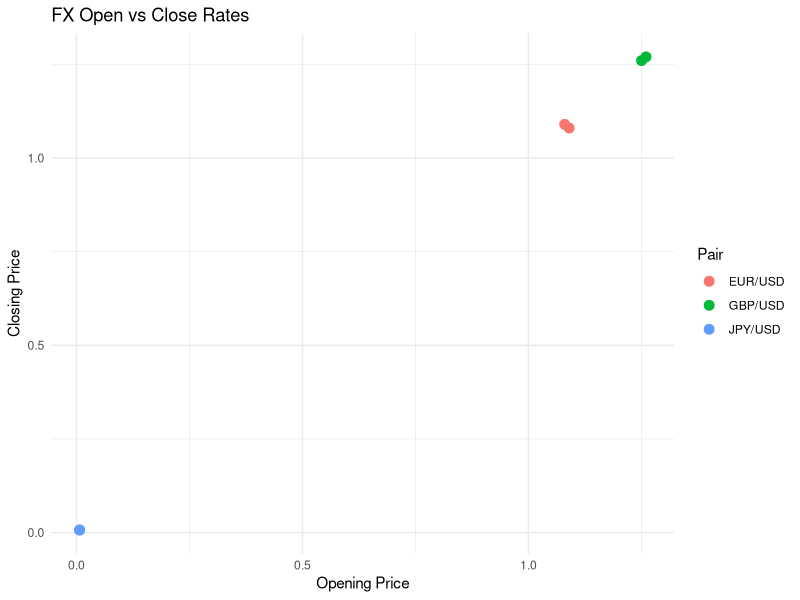
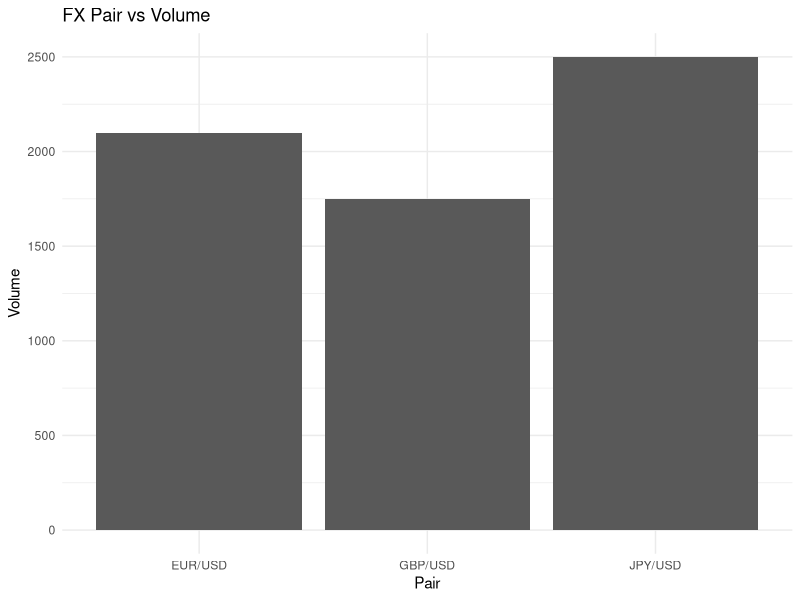

Reproduce these figures in R, in order.
## ---- chunk 1
install.packages("ggplot2")

## ---- chunk 2
fx_data <- data.frame(
  Pair = c("EUR/USD", "GBP/USD", "JPY/USD", "EUR/USD", "GBP/USD", "JPY/USD"),
  Day = c(1, 1, 1, 2, 2, 2),
  Open_Rate = c(1.08, 1.26, 0.0068, 1.09, 1.25, 0.0069),
  Close_Rate = c(1.09, 1.27, 0.0067, 1.08, 1.26, 0.0070),
  Volume = c(1000, 850, 1200, 1100, 900, 1300)
)
## ---- chunk 3
# Load the package
library(ggplot2)

# Building the plot layer by layer
ggplot(data = fx_data, aes(x = Open_Rate, y = Close_Rate, color = Pair)) +
  geom_point(size = 3) +                            # Adds the scatter plot dots
  labs(title = "FX Open vs Close Rates",            # Adds titles and labels
       x = "Opening Price", 
       y = "Closing Price") +
  theme_minimal()                                   # Gives it a clean, professional look
## ---- chunk 4
ggplot(data = fx_data, aes(x= Pair, y=Volume)) +
         geom_col() +
       labs(title = "FX Pair vs Volume") + theme_minimal()
